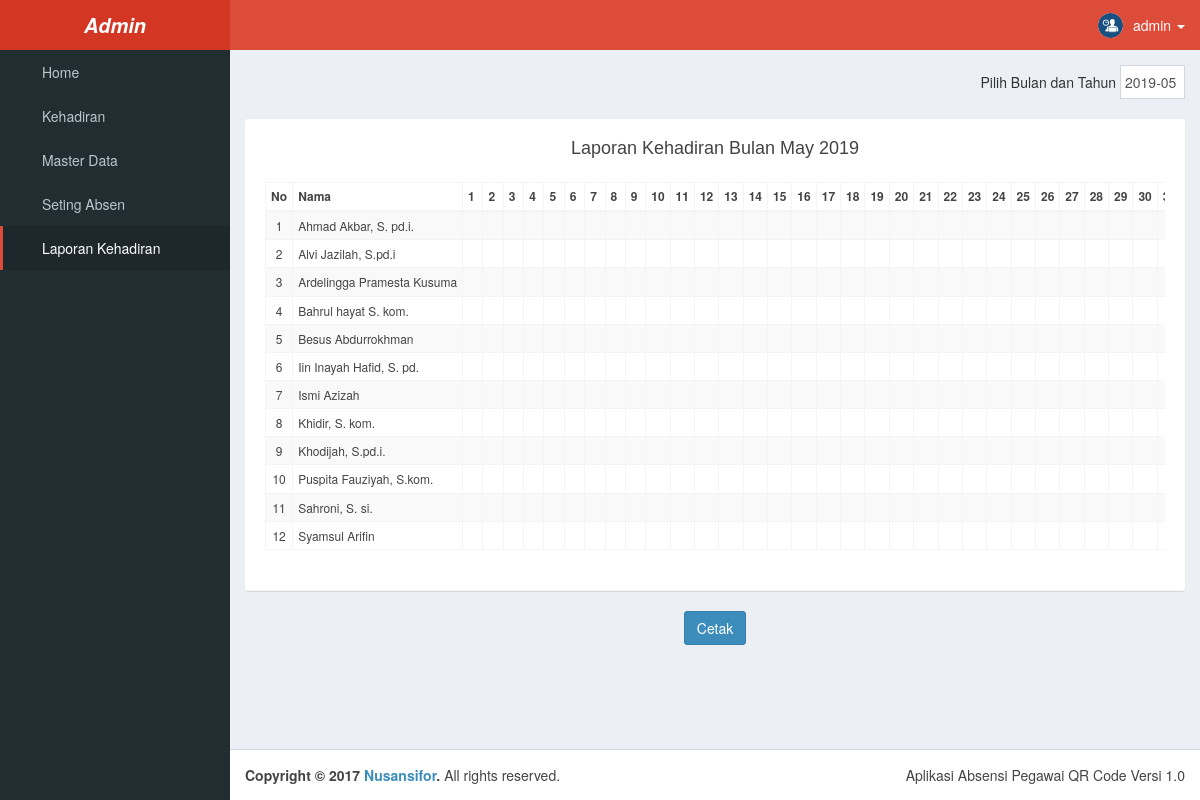
/?m=laporan_kehadiran (signed in), run on the app's committed database.
### tables this page shows
CREATE TABLE `m_personal` (
  `id` bigint(20) NOT NULL,
  `kode_personal` varchar(255) NOT NULL,
  `nama` varchar(255) NOT NULL,
  `alamat` varchar(255) NOT NULL,
  `no_hp` varchar(15) NOT NULL,
  `aktif` enum('y','t') NOT NULL,
  `id_departemen` bigint(20) NOT NULL,
  `imei` varchar(20) NOT NULL
);

### libs/conf.php (called while the page is built, shortened)
<?php
$web['nama_aplikasi'] = 'Aplikasi Absensi Pegawai QR Code';
$web['judul_aplikasi'] = 'APLIKASI ABSENSI PEGAWAI';
$web['versi'] = '1.0';

### libs/function.php (called while the page is built, shortened)
<?php
function view_layout($file) {
	require LAY_DIR . '/' . $file;
}
function set_web($item, $val = '') {
	global $web;
	if($item == 'judul') {
		$web[$item] = $val.' - '.$web['nama_aplikasi'];
	} else {
		$web[$item] = $val;
	}
}
function get_img_avatar($uname = false) {
	if($uname) {
		$filename = $uname;
	} else {
		$filename = $_SESSION['uname'];
	}
	$cek_file = ROOT_DIR . '/uploads/users/'.$filename.'.jpg';
	if(file_exists($cek_file)) {
		return BASE_URL . '/uploads/users/'.$filename.'.jpg';
	} else {
		return BASE_URL . '/assets/dist/img/avatar04.png';
	}
}
function load_script($item) {
	global $web;
	switch ($item) {
		case 'datepicker':
			$web['style_css'][] = 'plugins/datepicker/datepicker3.css';
			$web['script_js'][] = 'plugins/datepicker/bootstrap-datepicker.js';
			$web['script_js'][] = 'plugins/datepicker/locales/bootstrap-datepicker.id.js';
			break;
	}
}

### index.php (called while the page is built, shortened)
<?php
require_once (LIB_DIR . '/conf.php');
require_once (LIB_DIR . '/mysqli.php');
require_once (LIB_DIR . '/function.php');
require_once (APP_DIR . '/modul.php');

### libs/mysqli.php (called while the page is built, shortened)
<?php
class nsiDB {
	public function __construct($user, $password, $database, $host = 'localhost') {
		$this->user = $user;
		$this->password = $password;
		$this->database = $database;
		$this->host = $host;
	}
	protected function connect() {
		$db = new mysqli($this->host, $this->user, $this->password, $this->database);
		return $db;
	}
	public function select($query) {
		$db = $this->connect();
		$stmt = $db->prepare($query);
		$results = array();
		$stmt->execute();
		$result = $stmt->get_result();
		while ($row = $result->fetch_object()) {
			$results[] = $row;
		}
		return $results;
	}
}

### aplikasi/modul/laporan_kehadiran/laporan_kehadiran_index.php (the view, shortened to what this page needs)
<?php
view_layout('v_atas.php');
if(isset($_GET['fil_bulan'])) {
	$fil_bulan_arr = explode('-', $_GET['fil_bulan']);
	$tahun = $fil_bulan_arr[0];
	$bulan = $fil_bulan_arr[1];
} else {
	$bulan = date("m");
	$tahun = date("Y");
}
$tgl = date_create($tahun.'-'.$bulan.'-01');
$bulan_txt = date_format($tgl, "F");
$fil_bulan = $tahun.'-'.$bulan;
$sql_member = "SELECT m_personal.nama, m_personal.id FROM m_personal WHERE 1=1 ORDER BY nama";
$hasil_member = $db->select($sql_member);
$tgl_akhir = date("t");
$hasil_arr = array();
?>
<div class="row">
	<div class="col-md-12">
		<div style="text-align: right;"> Pilih Bulan dan Tahun
			<input type="text" placeholder="" id="fil_bulan" name="fil_bulan" class="form-control datepicker" style="width: 65px; display: inline;" value="<?php echo $fil_bulan; ?>">
		</div>
		<br>
		<div class="box box-solid" id="cetakArea">
			<div class="box-header with-border" align="center">
				<h3 class="box-title" style="padding : 10px 0px 15px 0px;"> Laporan Kehadiran Bulan <?php echo $bulan_txt." ".$tahun;  ?> </h3>
				<div class="box-body">
					<div class="table-responsive">
						<table class="table table-bordered table-condensed table-striped table-responsive">
							<thead align="center">
								<tr align="center">
									<th> No </th>
									<th> Nama </th>
								<?php
									for ($i=1; $i <= $tgl_akhir; $i++) {
										echo "<th>".$i."</th>";
									}
								?>
								</tr>
							</thead>
							<tbody>
								<?php
									$no = 1;
									foreach ($hasil_member as $row) {
										echo "<tr>";
										echo "	<td nowrap align = center>".$no."</td>";
										echo "	<td nowrap>".$row->nama."</td>";
										for ($i=1; $i <= $tgl_akhir; $i++) {
											$txt = '';
											$masuk = @$hasil_arr[$row->id][$i]['masuk'];
											$pulang = @$hasil_arr[$row->id][$i]['pulang'];
											$telat_menit = @$hasil_arr[$row->id][$i]['masuk']['telat'];
											if(!$masuk && !$pulang) {
												$txt = '<i class="fa fa-close text-red" title="Telat = '.$telat_menit.' Menit"></i>';
											}
											echo "	<td nowrap align = center>".$txt."</td>";
										}
										echo "</tr>";
										$no++;
									}
								?>
							</tbody>
						</table>
					</div>
				</div>
			</div>
		</div>
		<div align="center">
			<input type="button" class="btn btn-primary" onclick="printDiv('cetakArea')" value="Cetak" />
		</div>
	</div>
</div>
<?php
view_layout('v_bawah1.php');
?>
<?php
view_layout('v_bawah2.php');

### aplikasi/modul.php (shortened to what this page needs)
<?php
$web['modul'] = isset($_GET['m']) ? $_GET['m'] : 'depan';
$web['control'] = isset($_GET['c']) ? $_GET['c'] : 'index';
$file = MOD_DIR.'/'.$web['modul'].'/'.$web['modul'].'_'.$web['control'].'.php';
if(file_exists( $file )) {
	require_once ($file);
} else {
	echo 'Error: File tidak ada '. $file;
}

### aplikasi/layout/v_atas.php (shortened to what this page needs)
<!DOCTYPE html>
<html>
<head>
	<link rel="stylesheet" href="<?php echo BASE_URL; ?>/assets/bootstrap/css/bootstrap.min.css">
	<link rel="stylesheet" href="<?php echo BASE_URL; ?>/assets/nsi/font-awesome.min.css">
	<link rel="stylesheet" href="<?php echo BASE_URL; ?>/assets/nsi/ionicons.min.css">
	<?php
	if(isset($web['style_css'])) {
		foreach ($web['style_css'] as $val) {
			echo '<link rel="stylesheet" href="'.BASE_URL.'/assets/'.$val.'">';
		}
	}
	?>
	<link rel="stylesheet" href="<?php echo BASE_URL; ?>/assets/dist/css/AdminLTE.css">
	<link rel="stylesheet" href="<?php echo BASE_URL; ?>/assets/dist/css/skins/skin-red.min.css">
	<link rel="stylesheet" href="<?php echo BASE_URL; ?>/assets/nsi/custome.css">
</head>
<body class="hold-transition skin-red sidebar-mini fixed">
	<div class="wrapper">
		<header class="main-header">
			<a href="<?php echo BASE_URL; ?>" class="logo">
				<span class="logo-lg"><b><i>Admin</i></b></span>
			</a>
			<nav class="navbar navbar-static-top" role="navigation">
				<a href="#" class="sidebar-toggle" data-toggle="offcanvas" role="button">
				</a>
				<div class="navbar-custom-menu">
					<ul class="nav navbar-nav">
						<li class="dropdown user-nsi">
							<a data-toggle="dropdown" class="dropdown-toggle" href="#">
								<img src="<?php echo get_img_avatar();?>" class="user-image" alt="User Image">
								<span class="hidden-xs"><?php echo $_SESSION['uname']; ?></span> <span class="caret"></span>
							</a>
						</li>
					</ul>
				</div>
			</nav>
		</header>
		<aside class="main-sidebar">
			<section class="sidebar">
				<ul class="sidebar-menu">
					<?php view_layout('v_menu.php'); ?>
				</ul>
			</section>
		</aside>
		<div class="content-wrapper">
			<section class="content">

### aplikasi/layout/v_menu.php (shortened to what this page needs)
<li <?php echo $web['modul'] == 'depan' ? 'class="active"' : ''; ?>>
	<a href="<?php echo BASE_URL;?>/?m=depan"><i class="fa fa-home"></i> <span>Home</span></a>
</li>
<li <?php echo $web['modul'] == 'kehadiran' ? 'class="active"' : ''; ?>>
	<a href="<?php echo BASE_URL;?>/?m=kehadiran"><i class="fa fa-check-square-o"></i> <span>Kehadiran</span></a>
</li>
<?php
$seting_absen_arr = array('waktu','periode','absen');
if(in_array($web['modul'], $seting_absen_arr)) {
	$menu_seting_absen_active = 'active';
	$menu_seting_absen_open = 'menu-open';
} else {
	$menu_seting_absen_active = '';
}
?>
<?php
$master_data_arr = array('pengguna','personal','departemen');
if(in_array($web['modul'], $master_data_arr)) {
	$menu_master_data_active = 'active';
	$menu_master_data_open = 'menu-open';
} else {
	$menu_master_data_active = '';
}
?>
<li class="treeview <?php echo $menu_master_data_active;?>">
	<a href="#"><i class="fa fa-folder"></i> <span>Master Data</span> <i class="fa fa-angle-left pull-right"></i></a>
</li>
<li class="treeview <?php echo $menu_seting_absen_active;?>">
	<a href="#"><i class="fa fa-gear "></i> <span>Seting Absen</span> <i class="fa fa-angle-left pull-right"></i></a>
</li>
<li <?php echo $web['modul'] == 'laporan_kehadiran' ? 'class="active"' : ''; ?>>
	<a href="<?php echo BASE_URL;?>/?m=laporan_kehadiran"><i class="fa  fa-file-text-o"></i> <span>Laporan Kehadiran</span></a>
</li>

### aplikasi/layout/v_bawah1.php (shortened to what this page needs)
			</section>
		</div>
		<footer class="main-footer">
			<div class="pull-right hidden-xs">
				<?php echo $web['nama_aplikasi'].' Versi '.$web['versi']; ?>
			</div>
			<strong>Copyright &copy; 2017 <a href="#">Nusansifor</a>.</strong> All rights reserved.
		</footer>
</div>

### aplikasi/layout/v_bawah2.php
</body>
</html>

### assets/nsi/custome.css (style rules this page uses)
.navbar-nav > .user-nsi .user-image { border-radius: 50%; float: left; height: 25px; margin-right: 10px; margin-top: -2px; width: 25px; }

### data on the page
m_personal: nama "Ahmad Akbar, S. pd.i."
m_personal: nama "Alvi Jazilah, S.pd.i"
m_personal: nama "Ardelingga Pramesta Kusuma"
m_personal: nama "Bahrul hayat S. kom."
m_personal: nama "Besus Abdurrokhman"
m_personal: nama "Iin Inayah Hafid, S. pd."
m_personal: nama "Ismi Azizah"
m_personal: nama "Khidir, S. kom."
m_personal: nama "Khodijah, S.pd.i."
m_personal: nama "Puspita Fauziyah, S.kom."
m_personal: nama "Sahroni, S. si."
m_personal: nama "Syamsul Arifin"

### other printed values
$_SESSION['uname'] "admin"
$bulan_txt "May"
$tahun "2019"
$web['nama_aplikasi'] "Aplikasi Absensi Pegawai QR Code"
$web['versi'] "1.0"
